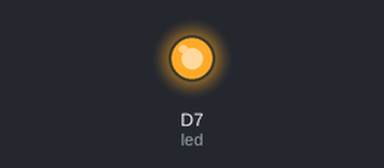
Bench run of a sketch on a simulated Particle Photon. On the bench: output pins drawn as LEDs (lit = HIGH). What the sketch prints to the serial monitor is not drawn.

Above: at 15.0 s.
At 45.0 s:
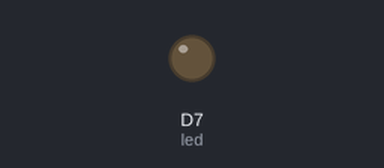
Timing chart, 0 to 78.0 s (numbered marks = the images above):
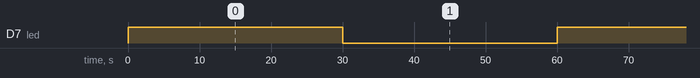

The sketch:

webhook_renewableenergy.ino
```cpp
/*
 * Project webhook_renewableenergy
 * Description:
 * Author:
 * Date:
 */

int led = D7; // The on-board LED

/**
 * @brief Webhook response handler, splits incoming data separated by '~' and prints
 * response from: https://api.energidataservice.dk/datastore_search?resource_id=powersystemrightnow&limit=1
 * Response template is {{#result}}{{#records}}{{OffshoreWindPower}}~{{OnshoreWindPower}}~{{SolarPower}}{{/records}}{{/result}}
 * @param event
 * @param data
 */
void responseHandler(const char *event, const char *data)
{

  int offshoreWindMW, onshoreWindMW, solarMW;

   // split the response (data) using the separator '~' inserted in the webhook builder
  offshoreWindMW = atoi(strtok((char*)data,"~"));
  onshoreWindMW = atoi(strtok(NULL,"~"));
  solarMW = atoi(strtok(NULL,"~"));

  Serial.printf("\n===== Renewable energy production in Denmark ====");
  Serial.printf("\n\tOffshore wind \t : %d [MW]\n\tOnshore wind \t : %d [MW]\n\tSolar energy \t : %d [MW]",offshoreWindMW, onshoreWindMW, solarMW);

#ifdef DEBUG_RESPONSE
  char *token;
  // get first separator
  token = strtok((char*)data, sep);

  /* walk through other separators */
  while (token != NULL)
  {
    Serial.printf(" %s\n", token);

    token = strtok(NULL, sep);
  }
#endif
}

void setup()
{
  pinMode(led, OUTPUT);

  // Subscribe to the webhook response event
  // Particle.subscribe("hook-response/renewable/0", responseHandler);
  Particle.subscribe("renewable", responseHandler, MY_DEVICES);

  Serial.printf("webhook demo...");
}

void loop()
{
  digitalWrite(led, HIGH); // Turn ON the LED

  Particle.publish("dk_renewable_production", PRIVATE);
  delay(30000); // Wait for 30 seconds

  digitalWrite(led, LOW); // Turn OFF the LED
  delay(30000);           // Wait for 30 seconds
}
```

Measured:
- by itself, D7 (led): alternates HIGH for 30.0 s and LOW for 30.0 s
